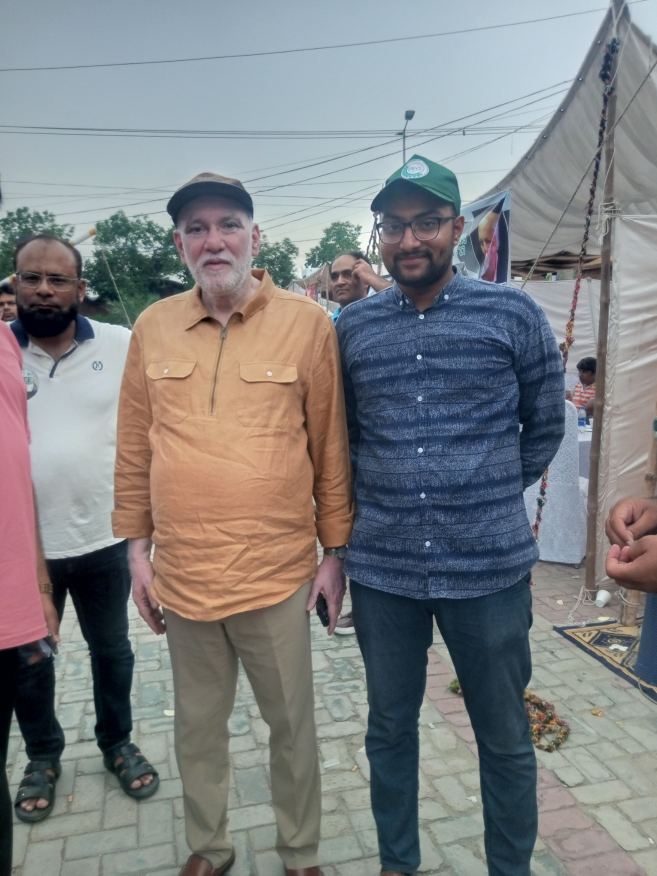
#> input picture Open-CV/Pic.jpg, 1314 x 1752 px (shown at 1/2 size)
$ jupyter execute Image-Translation.ipynb
#> lines starting #> are read from the running program, lines starting #| are printed output that depends on the picture; after the words box and inside, x2 and y2 are one past the last pixel; in counts of white or black regions, pixels touching at a corner belong together
[cell 1]
import cv2
import matplotlib.pyplot as plt
import numpy as np
import pandas as pd

[cell 2]
# [7 lines of commented-out code are left out]

[cell 3]
img = cv2.imread('Pic.jpg', cv2.IMREAD_GRAYSCALE)
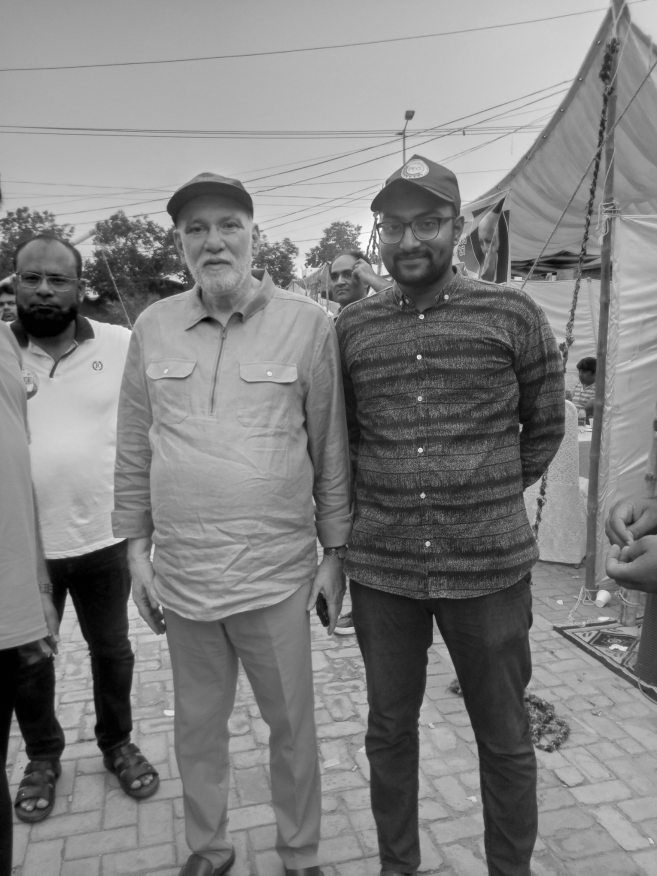
#> img: shape (1752, 1314) (shown at 1/2 size); min 0, max 255, mean 128.5
assert img is not None, "file could not be read, check with os.path.exists()"
rows,cols = img.shape
#> rows = 1752; cols = 1314

# cols-1 and rows-1 are the coordinate limits.
M = cv2.getRotationMatrix2D(((cols-1)/2.0,(rows-1)/2.0),90,1)
dst = cv2.warpAffine(img,M,(cols,rows))
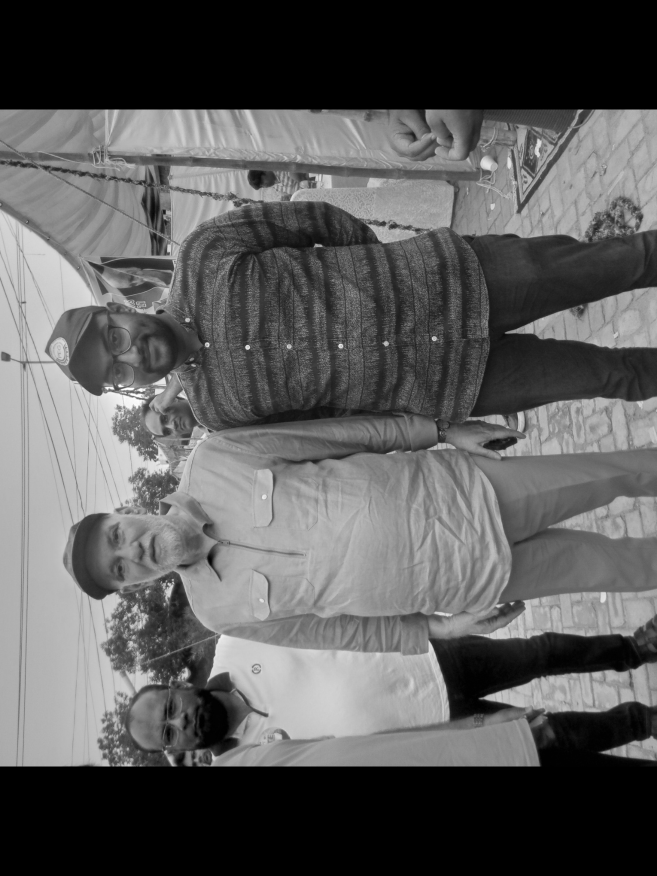
#> dst: shape (1752, 1314) (shown at 1/2 size); min 0, max 255, mean 91.4
cv2.imshow("Tranlated Image" , dst)
plt.show()

[cell 4]
import cv2
import matplotlib.pyplot as plt

# Load an image
image = cv2.imread("Pic.jpg")
#> image is the input picture: shape (1752, 1314, 3); mean B, G, R 130.6, 128.8, 127

# Resize using different interpolation methods
nearest = cv2.resize(image, (800, 800), interpolation=cv2.INTER_NEAREST)
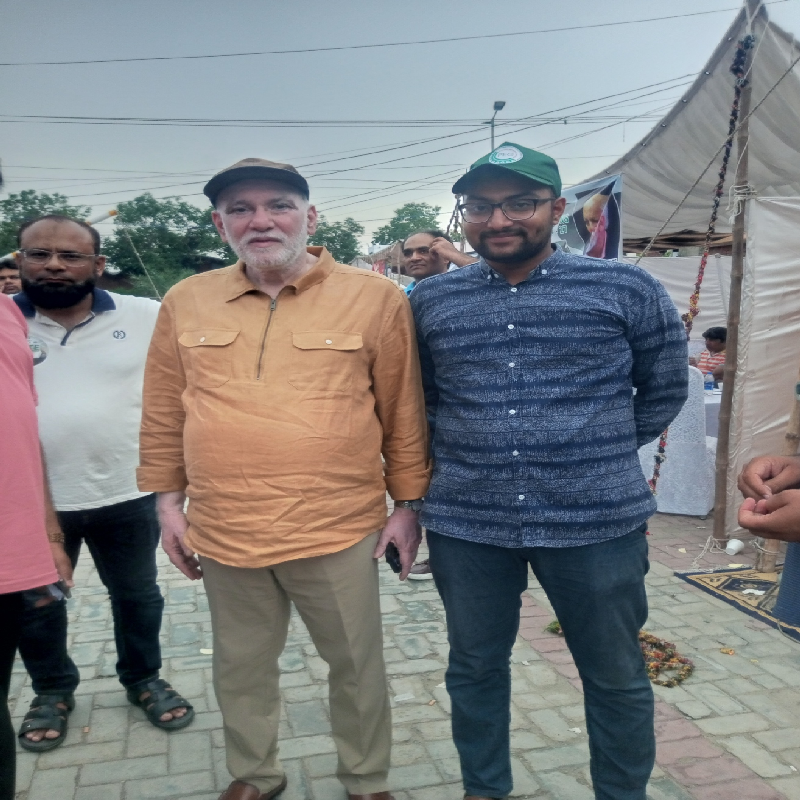
#> nearest: shape (800, 800, 3); mean B, G, R 130.6, 128.9, 127
bilinear = cv2.resize(image, (800, 800), interpolation=cv2.INTER_LINEAR)
bicubic = cv2.resize(image, (800, 800), interpolation=cv2.INTER_CUBIC)
lanczos = cv2.resize(image, (800, 800), interpolation=cv2.INTER_LANCZOS4)

# Display the results
titles = ['Original', 'Nearest', 'Bilinear', 'Bicubic', 'Lanczos']
images = [image, nearest, bilinear, bicubic, lanczos]

for i in range(5):
    plt.subplot(1, 5, i+1)
    plt.imshow(cv2.cvtColor(images[i], cv2.COLOR_BGR2RGB))
    plt.title(titles[i])
    plt.axis("off")

plt.show()
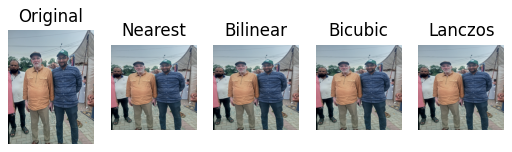
#> figure drawn by matplotlib, 5 panels

[cell 5]
# Scaling Resizing and Cropping an image
def imshow( title= "Images " , Image = None , size = 5):
#> called with title = 'Baba Waseem Nazeer', size = 5
    w , h  = Image.shape[0] , Image.shape[1]
#> w = 1752; h = 1314
    aspect_ratio = w / h
#> aspect_ratio = 1.33
    fig = plt.figure(figsize = (size * aspect_ratio , size))
    plt.imshow(cv2.cvtColor(Image, cv2.COLOR_BGR2RGB))
    plt.title(title)
    plt.show()


Image =cv2.imread("Pic.jpg")
imshow("Baba Waseem Nazeer",Image)

[cell 6]
# Linear Transformation
img = cv2.imread("Pic.jpg")
imshow("Scaling Linear Interpolation " , img)

[cell 7]
#  0.75 Scaling Lienar Transformation
image_Scaled = cv2.resize(img , None , fx = 2 , fy= 0.75 )
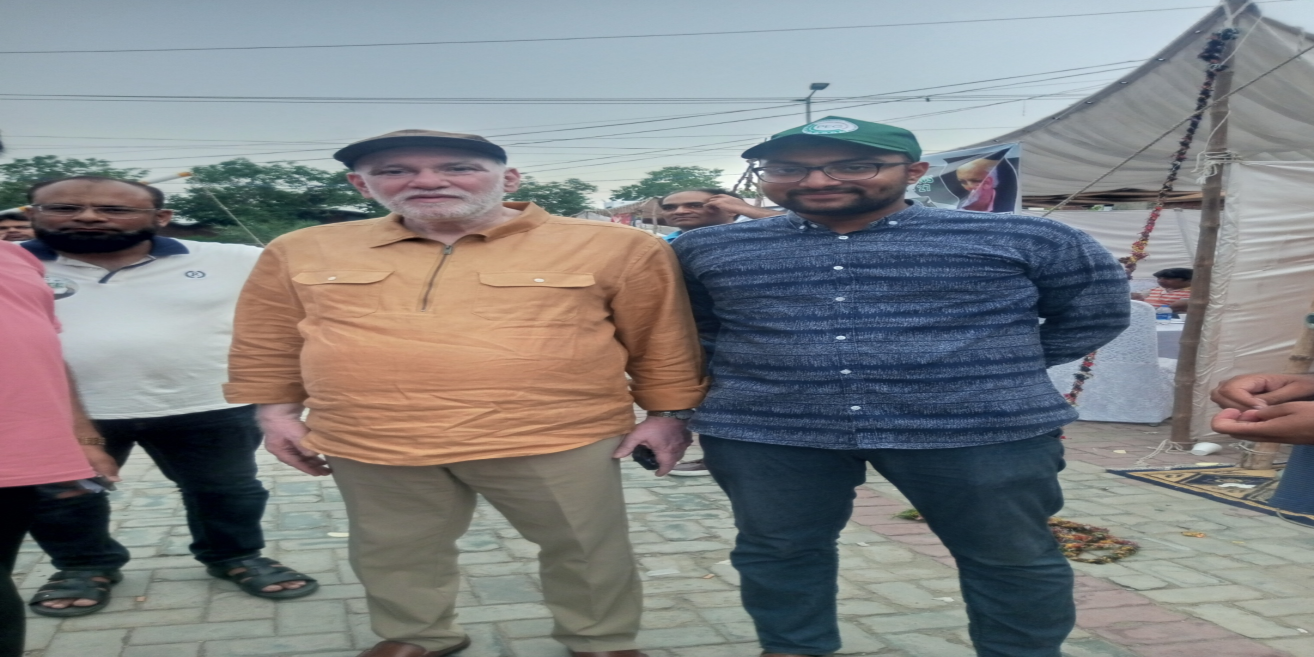
#> image_Scaled: shape (1314, 2628, 3) (shown at 1/2 size); mean B, G, R 130.5, 128.8, 126.9
imshow("0.75 Scaled Linear Transformation" , image_Scaled)

[cell 8]
#  0.75 Scaling Lienar Transformation
image_Scaled = cv2.resize(img , None , fx = 2 , fy= 0.75 , interpolation= cv2.INTER_CUBIC )
imshow("Cubic Interpolation Transformation" , image_Scaled)

[cell 9]
#  0.75 Scaling Lienar Transformation
image_Scaled = cv2.resize(img , None , fx = 2 , fy= 0.75 , interpolation= cv2.INTER_LANCZOS4 )
imshow("Cubic Interpolation Transformation" , image_Scaled)

[cell 10]
# Cropping transformation
img = cv2.imread("Pic.jpg")
height , width = img.shape[:2]
#> height = 1752; width = 1314
start_row , start_col = int(height * 0.15) , int(width * 0.15)
#> start_row = 262; start_col = 197
end_row , end_col = int(width * 0.75) , int(height * 0.75)
#> end_row = 985; end_col = 1314
cropped = img[ start_col:end_row , start_col:end_col]
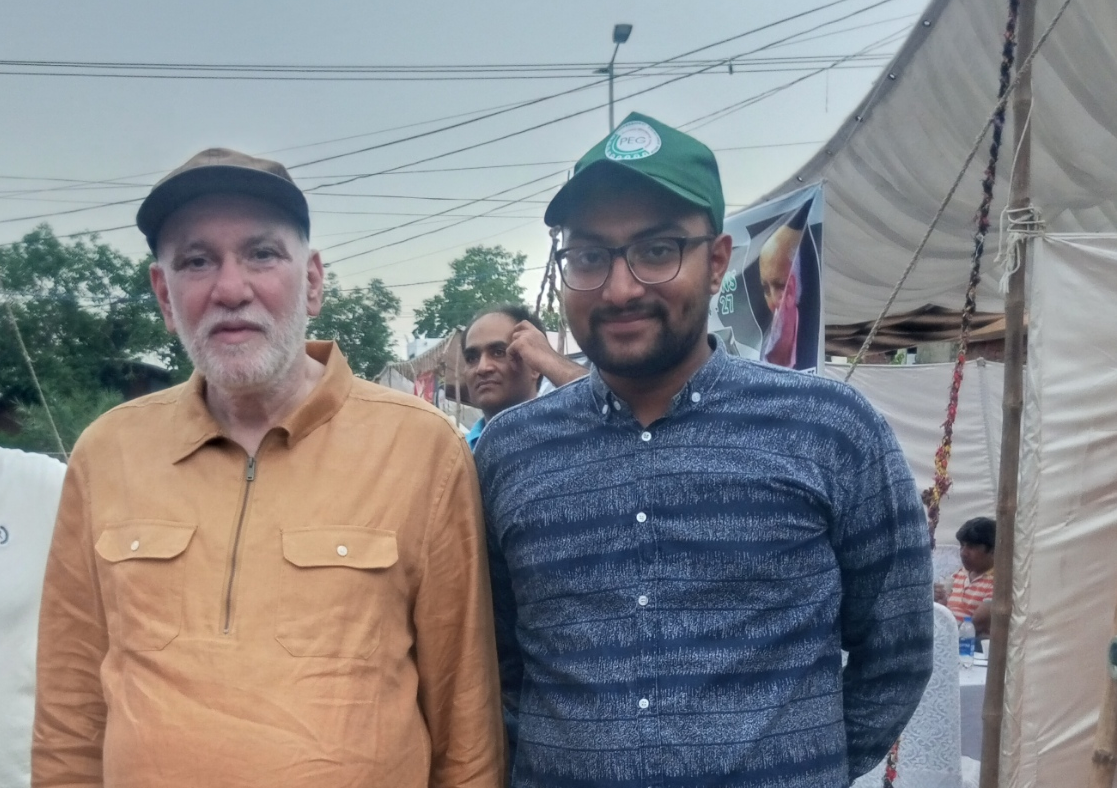
#> cropped: shape (788, 1117, 3); mean B, G, R 135.3, 132.4, 132.3
copy = img.copy()
cv2.rectangle(copy  , (start_col, start_row) , (end_col , end_row) , (0,255,255), 10)
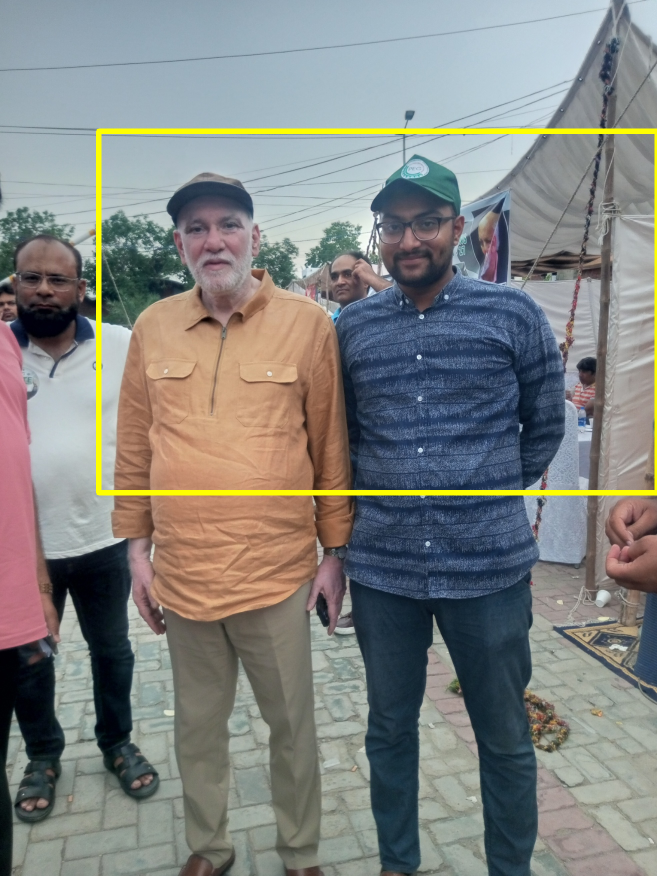
#> copy: shape (1752, 1314, 3) (shown at 1/2 size); 1.57% of pixels changed, all inside (x1, y1, x2, y2) = (192, 257, 1314, 991)
imshow("we  are cropping " , copy)
imshow("cropped Image" , cropped)
